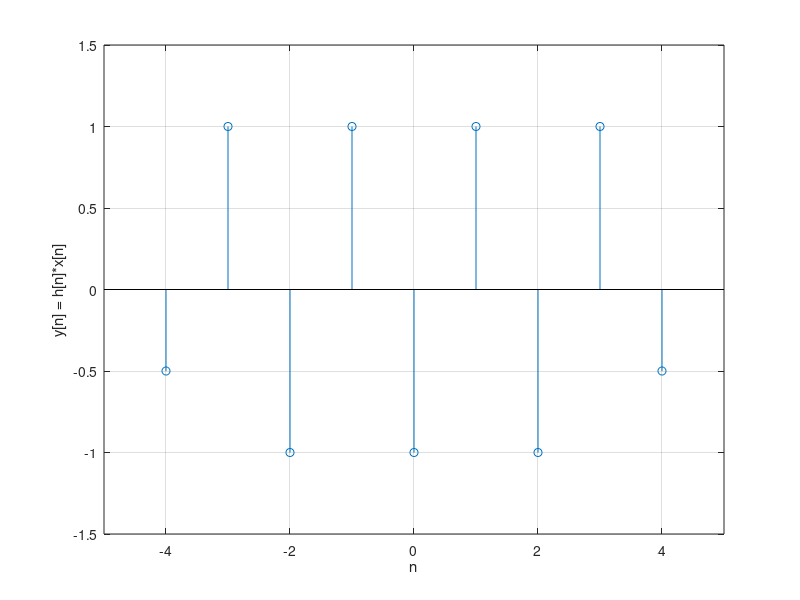

Write MATLAB code to recreate this figure. (Note: this script raises an error after producing the figure.)
close all; clear all;

%% Assignment 1: Convolution
nx = [-3 -2 -1 0 1 2 3];
x = [1 0 1 0 1 0 1]; %start at n=-3, ends at n=3
h = [-0.5 1 -0.5 ];
y = conv(x,h);
ny = linspace(nx(1) - 1, length(y)+nx(1)-1-1,length(y));

figure('NumberTitle', 'off', 'Name', 'Assignment 1: Convolution');
% subplot(2,1,1);
% stem(nx,x);
% hold on;
% xlim([-4 4]);
% ylim([-1.5 1.5]);
% grid on;
% legend('x[n]','h[n]');
% xlabel('n');
% subplot(2,1,2);
stem(ny,y);
xlim([min([nx,ny])-1 max([nx,ny])+1]);
ylim([min([x,y])-0.5 max([x,y])+0.5]);
grid on;
ylabel('y[n] = h[n]*x[n]');
xlabel('n');

%% Assignment 2: Fade-in and -out of convolution
%a
%the length should be equal to N + M -1

%b sample n =[1:8] have no fade-in and fade-out

%% Assignment 3: Causality
%a) L = 5;
clear all;
x = [1 0 1 0 1 0 1];
nx = -3:3;

h = [1 1 1];
nh_causal = 0:2;
nh = -5:-3;
figure('NumberTitle', 'off', 'Name', 'Assignment 3: Causality');
[ny,y] = convcool(nx, x, nh, h);
[ny_causal,y_causal] = convcool(nx, x, nh_causal, h);
subplot(1,2,1);
stem(ny_causal,y_causal);
xlim([min(ny_causal)-1 max(ny_causal)+1]);
ylim([min(y_causal)-0.5 max(y_causal)+0.5]);
grid on;
ylabel('y[n] = h_{causal}[n]*x[n]');
xlabel('n');
subplot(1,2,2);
stem(ny,y);
xlim([min(ny)-1 max(ny)+1]);
ylim([min(y)-0.5 max(y)+0.5]);
grid on;
ylabel('y[n] = h[n]*x[n]');
xlabel('n');

%% Assignment 4: Frequency response
figure('NumberTitle', 'off', 'Name', 'Assignment 4: Frequency Response');
N = 1000;
nh = [-1 0 1];
h = [0.5 1 0.5];
H = FTD(nh,h,N);
plotMagPhase(H,N);

%% Assignment 5: Frequency response of causal filter
% a&b)
figure('NumberTitle', 'off', 'Name', 'Assignment 5: Frequency response of causal filter');
N = 1000;
nhcausal = [0 1 2];
hcausal = [0.5 1 0.5];
Hcausal = FTD(nhcausal, hcausal, N);
plotMagPhase(Hcausal,N);
%c) the only difference is the phase difference

%% Assignment 8: Sampling a sinusoidal signal
figure('NumberTitle', 'off', 'Name', 'Assignment 8: Sampling a sinusoidal signal');
f=800; A = 1; phi = 0; fs = 4000;
N = 1000*1/f*fs; %%100 periods
n = 0:(N-1);
theta = 2*pi*(f/fs);
x = A*sin(theta.*n+phi);
stem(1/fs.*n,x);
hold on;
t = 0:0.000001:10;
plot(t,A*sin(2*pi*f.*t+phi));
xlim([0 1/f*2]);
legend('x[n*Ts]', 'x_c(t)');
xlabel('Time [s]');
grid on;
soundsc(x,fs);


%% Assignment 9: Visualization of 'aliasing' via time domain
clear all;
fs = 0.5;
f1 = 0.2; f2 = 0.7; f3 = 0.3;
phi = pi/4;
t = 0:0.001:1/f1;
n = 0:length(0:1/fs:1/f1)-1;
figure('NumberTitle', 'off', 'Name', 'Assignment 9: Visualization of aliasing via time domain');
plot(t,cos(2*pi.*f1.*t + phi));
hold on;
plot(t,cos(2*pi.*f2.*t + phi));
plot(t,cos(2*pi.*f3.*t - phi));
stem(n*1/fs,cos(2*pi*f1/fs.*n+phi));
legend('cos(2\pi0.2t + pi/4)','cos(2\pi0.7t + pi/4)','cos(2\pi0.3t - pi/4)','cos(2\pi0.4n + pi/4)','location','southeast');
xlabel('Time [s]');
grid on;
